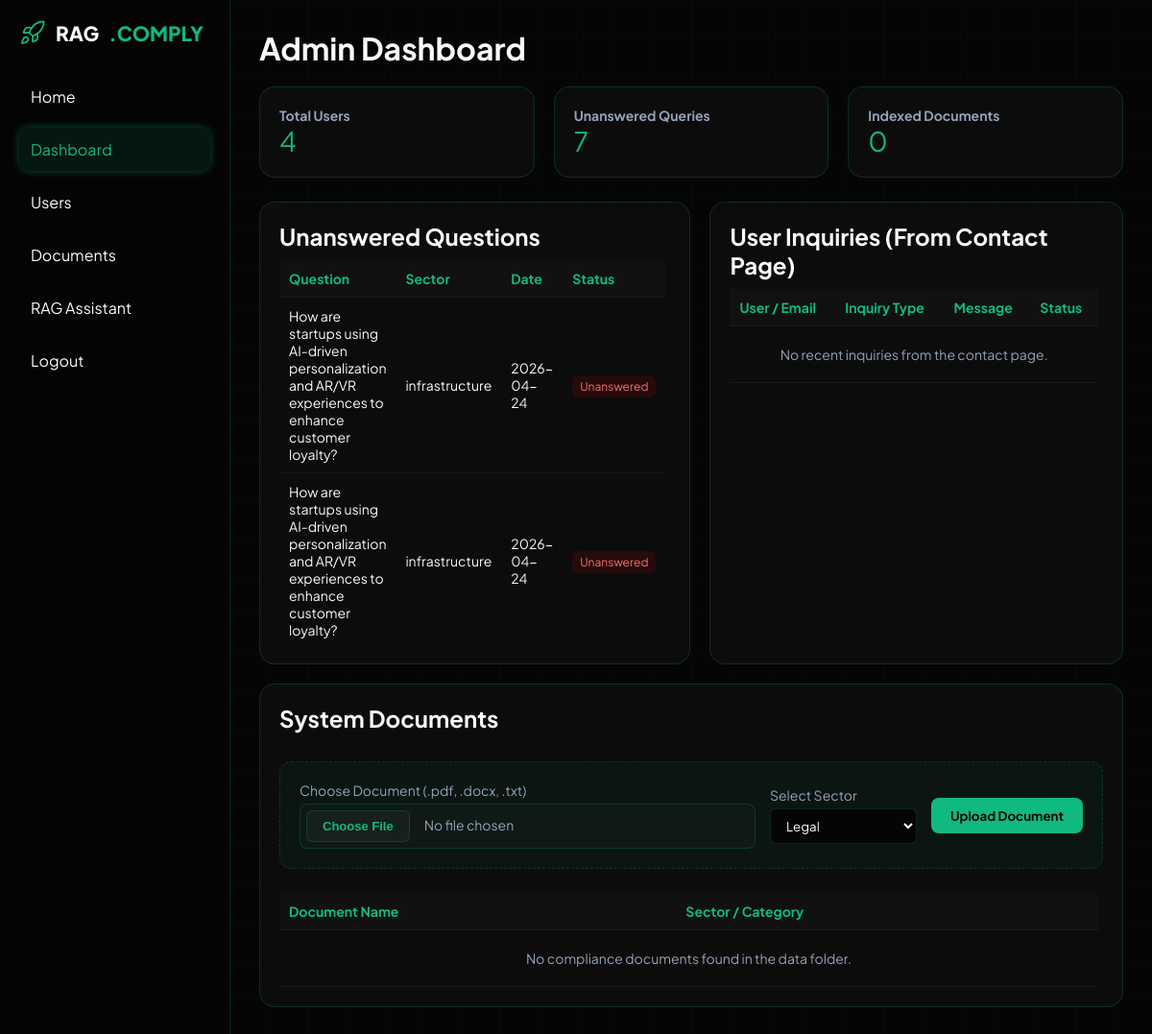
The page /admin (signed in) on the database its author committed.
### models.py (models this page shows)
class UnansweredQuestion(Base):
    __tablename__ = "unanswered_questions"
    id = Column(Integer, primary_key=True,index=True)
    question = Column(String(700))
    sector = Column(String(50))
    timestamp = Column(String)

### app.py (the view)
@admin_bp.route("/admin")
@login_required
def view_unanswered():
    if not session.get('is_admin'):
        flash('Unauthorized access. Admin privileges required.', 'error')
        return redirect(url_for('home'))
    db = SessionLocal()
    questions = (
        db.query(UnansweredQuestion)
        .order_by(UnansweredQuestion.timestamp.desc())
        .all()
    )
    inquiries = (
        db.query(ContactInquiry)
        .order_by(ContactInquiry.timestamp.desc())
        .limit(10) # Get the 10 most recent inquiries
        .all()
    )
    db.close()
    local_docs = get_local_documents("data")
    return render_template("admin.html", questions=questions, documents=local_docs, inquiries=inquiries)

### app.py (called while the page is built, shortened)
def login_required(f):
    @wraps(f)
    def decorated_function(*args, **kwargs):
        if 'user_id' not in session:
            flash('Please log in to access this page.', 'warning')
            return redirect(url_for('login',next=request.url))
        return f(*args, **kwargs)
    return decorated_function

def get_local_documents(base_dir="data"):
    documents = []
    sectors = ["legal", "workforce","branding","infrastructure","promotion","property_dealing"]
    for sector in sectors:
        folder_path = os.path.join(base_dir, sector)
    return documents

### templates/admin.html (shortened to what this page needs)
<!DOCTYPE html>
<html lang="en">
<head>
</head>
<body>
<div class="container">
<aside class="sidebar">
<a href="/" style="text-decoration: none; color: inherit;">
    <div class="branding">
        RAG<span class="highlight">.COMPLY</span>
    </div>
</a>
<ul>
<li><a href="/" style="color: inherit; text-decoration: none;">Home</a></li>
<li class="active">Dashboard</li>
<li>Users</li>
<li>Documents</li>
<li><a href="/rag" style="color: inherit; text-decoration: none;">RAG Assistant</a></li>
<li><a href="/logout" style="color: inherit; text-decoration: none;">Logout</a></li>
</ul>
</aside>
<main class="main">
    <h1>Admin Dashboard</h1>
<div class="cards">
    <div class="card">
        <h3>Total Users</h3>
        <p class="big" id="users">4</p>
    </div>
    <div class="card">
        <h3>Unanswered Queries</h3>
        <p class="big">{{ questions|length }}</p>
    </div>
    <div class="card">
        <h3>Indexed Documents</h3>
        <p class="big">{{ documents|length }}</p>
    </div>
</div>
<div class="grid">
    <div class="box">
        <h2>Unanswered Questions</h2>
        <div class="scroll-container">
            <table>
                <tr>
                    <th>Question</th>
                    <th>Sector</th>
                    <th>Date</th>
                    <th>Status</th>
                </tr>
                {% for q in questions %}
                <tr>
                    <td>{{ q.question }}</td>
                    <td>{{ q.sector }}</td>
                    <td>{{ q.timestamp[:10] }}</td> <td><span class="status unanswered">Unanswered</span></td>
                </tr>
                {% else %}
                <tr>
                    <td colspan="4" style="text-align: center; color: var(--text-muted); padding: 20px;">
                        All queries have been successfully answered! 🎉
                    </td>
                </tr>
                {% endfor %}
            </table>
        </div>
    </div>
    <div class="box">
        <h2>User Inquiries (From Contact Page)</h2>
        <div class="scroll-container">
            <table>
                <tr>
                    <th>User / Email</th>
                    <th>Inquiry Type</th>
                    <th>Message</th>
                    <th>Status</th>
                </tr>
                {% for inquiry in inquiries %}
                <tr>
                    <td>
                        <strong>{{ inquiry.fullname }}</strong><br>
                        <span style="font-size: 0.75rem; color: var(--text-muted);">{{ inquiry.email }}</span>
                    </td>
                    <td>{{ inquiry.inquiry_type }}</td>
                    <td style="max-width: 150px; white-space: nowrap; overflow: hidden; text-overflow: ellipsis;" title="{{ inquiry.message }}">
                        {{ inquiry.message }}
                    </td>
                    <td>
                        {% if inquiry.status == 'Pending' %}
                            <span class="status unanswered">{{ inquiry.status }}</span>
                        {% else %}
                            <span class="status answered">{{ inquiry.status }}</span>
                        {% endif %}
                    </td>
                </tr>
                {% else %}
                <tr>
                    <td colspan="4" style="text-align: center; color: var(--text-muted); padding: 20px;">
                        No recent inquiries from the contact page.
                    </td>
                </tr>
                {% endfor %}
            </table>
        </div>
    </div>
</div>
<div class="box full">
    <div style="display: flex; justify-content: space-between; align-items: center; margin-bottom: 20px;">
        <h2>System Documents</h2>
    </div>
    <form action="{{ url_for('admin.upload_file') }}" method="POST" enctype="multipart/form-data" class="upload-form">
        <div style="display: flex; flex-direction: column; gap: 5px; flex: 1;">
            <label for="file">Choose Document (.pdf, .docx, .txt)</label>
            <input type="file" name="file" id="file" required accept=".pdf,.docx,.txt">
        </div>
        <div style="display: flex; flex-direction: column; gap: 5px;">
            <label for="sector">Select Sector</label>
            <select name="sector" id="sector">
                <option value="legal">Legal</option>
            </select>
        </div>
        <button type="submit" class="btn-upload">Upload Document</button>
    </form>
    <div class="scroll-container">
        <table>
            <tr>
                <th>Document Name</th>
                <th>Sector / Category</th>
            </tr>
            {% for doc in documents %}
            <tr>
                <td>{{ doc.name }}</td>
                <td>
                    <span style="color: var(--primary-neon); background: rgba(16,185,129,0.1); padding: 4px 8px; border-radius: 4px; font-size: 0.8rem; font-weight: bold; letter-spacing: 1px;">
                        {{ doc.sector }}
                    </span>
                </td>
            </tr>
            {% else %}
            <tr>
                <td colspan="2" style="text-align: center; color: var(--text-muted); padding: 20px;">
                    No compliance documents found in the data folder.
                </td>
            </tr>
            {% endfor %}
        </table>
    </div>
</div>
</main>
</div>
</body>
</html>

### templates/admin.html (style rules this page uses)
:root { --bg-dark: #050505; --primary-neon: #10b981; --accent-glow: rgba(16,185,129,0.4); --glass: rgba(255,255,255,0.03); --glass-border: rgba(16,185,129,0.2); --text-main: #f8fafc; --text-muted: #94a3b8; }
* { margin:0; padding:0; box-sizing:border-box; font-family:'Plus Jakarta Sans', sans-serif; }
body { background-color: var(--bg-dark); color: var(--text-main); background-image: linear-gradient(rgba(16,185,129,0.03) 1px, transparent 1px), linear-gradient(90deg, rgba(16,185,129,0.03) 1px, transparent 1px); background-size:40px 40px; }
.container { display:flex; }
.sidebar { width:240px; height:100vh; background: rgba(5,5,5,0.85); backdrop-filter: blur(20px); border-right:1px solid var(--glass-border); padding:20px; }
.branding { display:flex; align-items:center; gap:10px; font-weight:800; font-size:1.3rem; margin-bottom:30px; }
.logo-icon { width:28px; height:28px; stroke: var(--primary-neon); transition:0.3s; }
.highlight { color: var(--primary-neon); }
.sidebar ul { list-style:none; }
.sidebar li { padding:12px; border-radius:10px; margin:10px 0; cursor:pointer; transition:0.3s; }
.sidebar li:hover, .sidebar .active { background:rgba(16,185,129,0.1); color:var(--primary-neon); box-shadow:0 0 10px var(--accent-glow); }
.main { flex:1; padding:30px; height: 100vh; overflow-y: auto; }
.main h1 { font-size:2rem; margin-bottom:20px; }
.cards { display:grid; grid-template-columns:repeat(3,1fr); gap:20px; }
.card { background: var(--glass); border:1px solid var(--glass-border); backdrop-filter: blur(12px); padding:20px; border-radius:16px; transition:0.3s; }
.card h3 { font-size:14px; color:var(--text-muted); }
.big { font-size:28px; color:var(--primary-neon); }
.grid { display:grid; grid-template-columns:1fr 1fr; gap:20px; margin-top:25px; }
.box { background: var(--glass); border:1px solid var(--glass-border); backdrop-filter: blur(12px); padding:20px; border-radius:16px; }
.box h2 { margin-bottom:10px; }
table { width:100%; border-collapse:collapse; }
th, td { padding:10px; font-size:14px; text-align: left; }
th { color:var(--primary-neon); position: sticky; top: 0; background: #111; z-index: 10; }
tr { border-bottom:1px solid rgba(255,255,255,0.05); }
.status { padding:4px 8px; border-radius:6px; font-size:12px; }
.unanswered { background: rgba(255,0,0,0.1); color:#ff6c6c; }
.full { margin-top:20px; }
.scroll-container { max-height: 400px; overflow-y: auto; padding-right: 5px; }
.upload-form { display: flex; gap: 15px; align-items: center; margin-bottom: 25px; padding: 20px; background: rgba(16, 185, 129, 0.05); border: 1px dashed var(--glass-border); border-radius: 12px; }
.upload-form label { font-size: 14px; color: var(--text-muted); }
.upload-form input[type="file"] { flex: 1; padding: 6px; border: 1px solid var(--glass-border); border-radius: 8px; background: rgba(255,255,255,0.02); color: var(--text-muted); font-size: 14px; transition: 0.3s; }
.upload-form select { padding: 8px 12px; border: 1px solid var(--glass-border); border-radius: 6px; background: var(--bg-dark); color: var(--text-main); cursor: pointer; }
.btn-upload { background: var(--primary-neon); color: var(--bg-dark); padding: 10px 20px; border: none; border-radius: 8px; font-weight: 700; cursor: pointer; transition: 0.3s; }

### rows shown on the page
UnansweredQuestion: question "How are startups using AI-driven personalization and AR/VR experiences to enhance customer loyalty?", sector "infrastructure", timestamp "2026-04-24"
UnansweredQuestion: question "How are startups using AI-driven personalization and AR/VR experiences to enhance customer loyalty?", sector "infrastructure", timestamp "2026-04-24"

### other values the page prints
{{ questions|length }} "7"
{{ documents|length }} "0"
